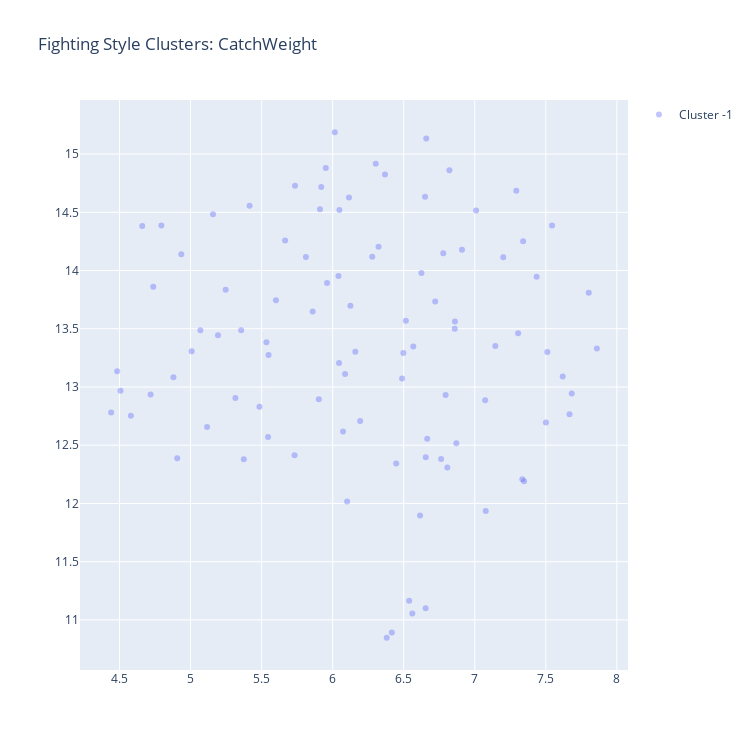
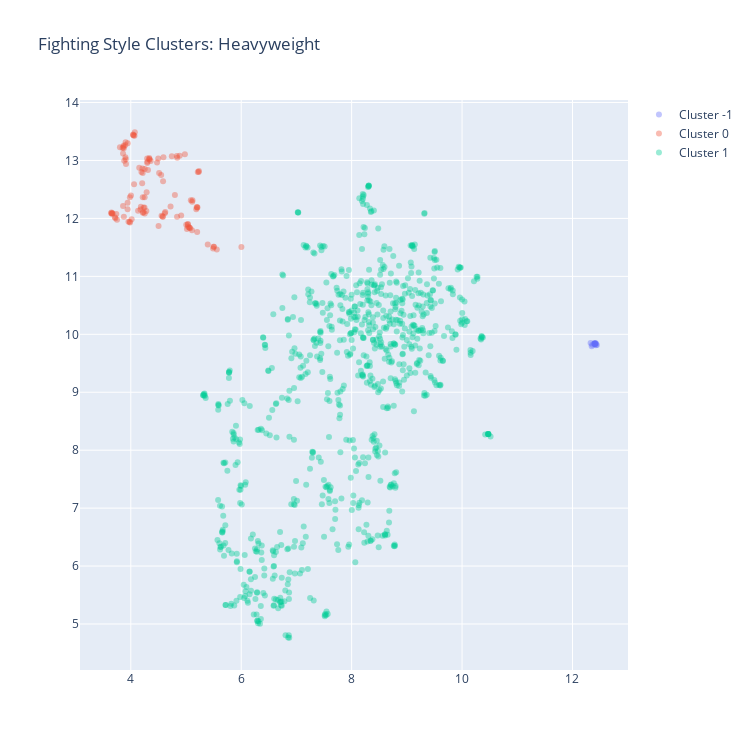
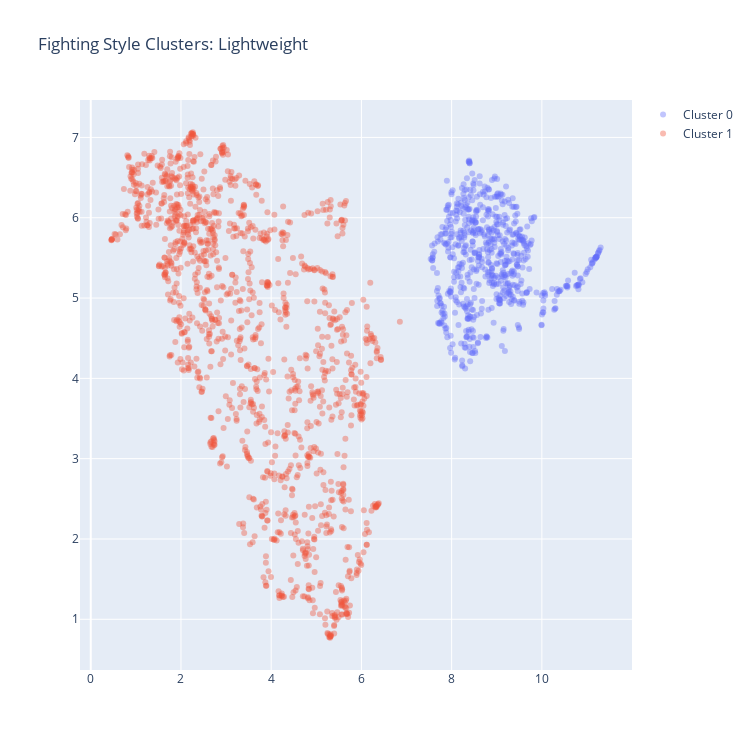
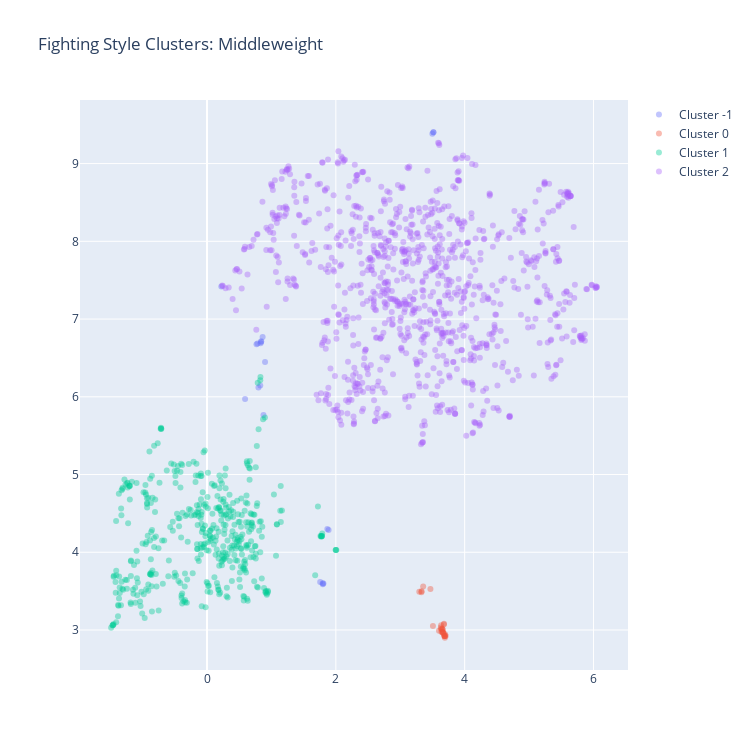

These figures' notebook cell, in order:
### Code cell
from scripts.cluster_gower_weight import ClusterAnalysis

for weight in weight_class:
    ca = ClusterAnalysis(fighters_styles_dims.loc[fighters_styles_dims['weight_class'] == weight], n_neighbors=10, min_cluster_size=17, min_dist=0.01, cluster_dims=style_dims_names, export_data=True, weight_factor=0.35)
    ca.run()

### Figure 1 — Plotly figure (JSON) as saved in the notebook; plotly's stock layout.template omitted (floating-point values rounded to 4 significant figures)
{"data": [{"hovertext": ["Ken Shamrock", "Ken Shamrock", "Ken Shamrock", "Ken Shamrock", "Ken Shamrock", "Matt Hughes", "Hermes Franca", "Luigi Fioravanti", "Rich Franklin", "Wanderlei Silva", "Rich Franklin", "Vitor Belfort", "Houston Alexander", "Alan Belcher", "Wilson Gouveia", "Nick Catone", "Rich Franklin", "Wanderlei Silva", "DaMarques Johnson", "Max Holloway", "Fabio Maldonado", "John Makdessi", "Quinton Jackson", "Cody Garbrandt", "Khabib Nurmagomedov", "Leslie Smith", "Cristiane Justino", "Joe Soto", "Marco Beltran", "Jim Miller", "Thiago Alves", "Brad Pickett", "Marlon Vera", "Aljamain Sterling", "Renan Barao", "Alexander Volkanovski", "Casey Kenney", "Manny Bermudez", "Billy Quarantillo", "Spike Carlyle", "Evan Dunham", "Herbert Burns", "Merab Dvalishvili", "Jim Miller", "Roosevelt Roberts", "Julian Erosa", "Sean Woodson", "Grant Dawson", "Nad Narimani", "Brok Weaver", "Jalin Turner", "Casey Kenney", "Nathaniel Wood", "Brendan Allen", "Sean Strickland", "Luke Sanders", "Nate Maness", "Antonio Arroyo", "Carlton Minus", "Christos Giagos", "Deron Winn", "Movsar Evloev", "Nik Lentz", "Devonte Smith", "Justin Jaynes", "Andre Ewell", "Chris Gutierrez", "Charles Jourdain", "Julian Erosa", "Jamie Pickett", "Kyle Daukaus", "Bobby Green", "Islam Makhachev", "Rafael Dos Anjos", "Renato Moicano", "Jordan Wright", "Marc-Andre Barriault", "Angela Hill", "Jason Witt", "Loopy Godinez", "Daniel Rodriguez", "Irene Aldana", "Jailton Almeida", "Kevin Holland", "Khamzat Chimaev", "Li Jingliang", "Macy Chiasson", "Daniel Santos", "John Castaneda", "Julija Stoliarenko", "Alex Morono", "Santiago Ponzinibbio", "Charles Johnson", "Ode Osbourne", "Nikita Krylov", "Ryan Spann"], "marker": {"opacity": 0.4, "size": 6}, "mode": "markers", "name": "Cluster -1", "text": ["Ken Shamrock", "Ken Shamrock", "Ken Shamrock", "Ken Shamrock", "Ken Shamrock", "Matt Hughes", "Hermes Franca", "Luigi Fioravanti", "Rich Franklin", "Wanderlei Silva", "Rich Franklin", "Vitor Belfort", "Houston Alexander", "Alan Belcher", "Wilson Gouveia", "Nick Catone", "Rich Franklin", "Wanderlei Silva", "DaMarques Johnson", "Max Holloway", "Fabio Maldonado", "John Makdessi", "Quinton Jackson", "Cody Garbrandt", "Khabib Nurmagomedov", "Leslie Smith", "Cristiane Justino", "Joe Soto", "Marco Beltran", "Jim Miller", "Thiago Alves", "Brad Pickett", "Marlon Vera", "Aljamain Sterling", "Renan Barao", "Alexander Volkanovski", "Casey Kenney", "Manny Bermudez", "Billy Quarantillo", "Spike Carlyle", "Evan Dunham", "Herbert Burns", "Merab Dvalishvili", "Jim Miller", "Roosevelt Roberts", "Julian Erosa", "Sean Woodson", "Grant Dawson", "Nad Narimani", "Brok Weaver", "Jalin Turner", "Casey Kenney", "Nathaniel Wood", "Brendan Allen", "Sean Strickland", "Luke Sanders", "Nate Maness", "Antonio Arroyo", "Carlton Minus", "Christos Giagos", "Deron Winn", "Movsar Evloev", "Nik Lentz", "Devonte Smith", "Justin Jaynes", "Andre Ewell", "Chris Gutierrez", "Charles Jourdain", "Julian Erosa", "Jamie Pickett", "Kyle Daukaus", "Bobby Green", "Islam Makhachev", "Rafael Dos Anjos", "Renato Moicano", "Jordan Wright", "Marc-Andre Barriault", "Angela Hill", "Jason Witt", "Loopy Godinez", "Daniel Rodriguez", "Irene Aldana", "Jailton Almeida", "Kevin Holland", "Khamzat Chimaev", "Li Jingliang", "Macy Chiasson", "Daniel Santos", "John Castaneda", "Julija Stoliarenko", "Alex Morono", "Santiago Ponzinibbio", "Charles Johnson", "Ode Osbourne", "Nikita Krylov", "Ryan Spann"], "textfont": {"color": "black", "size": 10}, "textposition": "top center", "type": "scatter", "x": [6.538, 6.416, 6.38, 6.561, 6.654, 6.102, 6.447, 7.073, 4.441, 7.544, 4.58, 5.315, 4.737, 5.415, 4.66, 5.375, 4.484, 7.292, 6.87, 6.659, 4.935, 6.822, 4.795, 7.34, 7.667, 6.303, 7.436, 6.015, 6.807, 4.719, 5.952, 5.158, 6.073, 7.802, 7.009, 7.859, 5.247, 6.655, 7.335, 6.498, 4.906, 6.615, 7.619, 4.507, 6.795, 5.601, 6.65, 6.194, 6.567, 4.879, 5.485, 5.008, 6.91, 6.665, 5.92, 5.534, 6.489, 6.763, 6.115, 6.859, 5.96, 7.145, 7.2, 6.778, 6.278, 5.069, 6.625, 6.045, 5.356, 6.86, 5.546, 5.911, 5.732, 5.116, 7.305, 5.859, 5.812, 6.722, 7.501, 7.077, 5.193, 6.368, 7.347, 6.125, 6.041, 5.665, 7.511, 6.323, 6.159, 5.902, 6.047, 5.735, 6.088, 5.549, 7.683, 6.515], "y": [11.17, 10.89, 10.85, 11.05, 11.1, 12.02, 12.34, 12.89, 12.78, 14.39, 12.75, 12.91, 13.86, 14.56, 14.38, 12.38, 13.14, 14.68, 12.52, 15.13, 14.14, 14.86, 14.39, 14.25, 12.76, 14.92, 13.95, 15.19, 12.31, 12.94, 14.88, 14.48, 12.62, 13.81, 14.52, 13.33, 13.84, 12.4, 12.21, 13.29, 12.39, 11.9, 13.09, 12.97, 12.93, 13.74, 14.63, 12.71, 13.35, 13.08, 12.83, 13.31, 14.18, 12.56, 14.72, 13.38, 13.07, 12.38, 14.63, 13.5, 13.89, 13.35, 14.11, 14.15, 14.12, 13.49, 13.98, 13.21, 13.49, 13.56, 12.57, 14.53, 12.41, 12.66, 13.46, 13.65, 14.12, 13.73, 12.69, 11.94, 13.44, 14.82, 12.19, 13.7, 13.95, 14.26, 13.3, 14.2, 13.3, 12.9, 14.52, 14.73, 13.11, 13.27, 12.94, 13.57]}], "layout": {"height": 750, "showlegend": true, "title": {"text": "Fighting Style Clusters: CatchWeight"}, "width": 750, "xaxis": {"autorange": true, "range": [4.222, 8.079], "type": "linear"}, "yaxis": {"autorange": true, "range": [10.57, 15.46], "type": "linear"}}}

### Figure 2 — Plotly figure (JSON) as saved in the notebook; plotly's stock layout.template omitted (floating-point values rounded to 4 significant figures; data arrays with more than 128 entries replaced by an {"elided": "..."} marker saying what was removed)
{"data": [{"hovertext": ["Matt Mitrione", "Matt Mitrione", "Matt Mitrione", "Matt Mitrione", "Matt Mitrione", "Matt Mitrione", "Matt Mitrione", "Matt Mitrione", "Matt Mitrione", "Matt Mitrione", "Matt Mitrione", "Jared Cannonier", "Dmitrii Smoliakov", "Dmitrii Smoliakov"], "marker": {"opacity": 0.4, "size": 6}, "mode": "markers", "name": "Cluster -1", "text": ["Matt Mitrione", "Matt Mitrione", "Matt Mitrione", "Matt Mitrione", "Matt Mitrione", "Matt Mitrione", "Matt Mitrione", "Matt Mitrione", "Matt Mitrione", "Matt Mitrione", "Matt Mitrione", "Jared Cannonier", "Dmitrii Smoliakov", "Dmitrii Smoliakov"], "textfont": {"color": "black", "size": 10}, "textposition": "top center", "type": "scatter", "x": [12.4, 12.42, 12.4, 12.4, 12.39, 12.4, 12.41, 12.42, 12.42, 12.44, 12.41, 12.33, 12.35, 12.36], "y": [9.829, 9.812, 9.832, 9.852, 9.839, 9.839, 9.84, 9.844, 9.838, 9.817, 9.834, 9.848, 9.794, 9.822]}, {"hovertext": ["Vitor Belfort", "Frank Mir", "Frank Mir", "Frank Mir", "Frank Mir", "Frank Mir", "Frank Mir", "Frank Mir", "Mirko Filipovic", "Frank Mir", "Mirko Filipovic", "Frank Mir", "Frank Mir", "Mirko Filipovic", "Mirko Filipovic", "Frank Mir", "Mirko Filipovic", "Frank Mir", "Mirko Filipovic", "Mirko Filipovic", "Mirko Filipovic", "Frank Mir", "Mirko Filipovic", "Frank Mir", "Frank Mir", "Shawn Jordan", "Shawn Jordan", "Frank Mir", "Shawn Jordan", "Frank Mir", "Shawn Jordan", "Walt Harris", "Frank Mir", "Shawn Jordan", "Daniel Omielanczuk", "Shawn Jordan", "Walt Harris", "Shawn Jordan", "Frank Mir", "Daniel Omielanczuk", "Mirko Filipovic", "Shawn Jordan", "Frank Mir", "Daniel Omielanczuk", "Frank Mir", "Shawn Jordan", "Daniel Omielanczuk", "Frank Mir", "Timothy Johnson", "Walt Harris", "Daniel Omielanczuk", "Walt Harris", "Daniel Omielanczuk", "Timothy Johnson", "Walt Harris", "Daniel Omielanczuk", "Timothy Johnson", "Walt Harris", "Daniel Omielanczuk", "Timothy Johnson", "Walt Harris", "Walt Harris", "Justin Willis", "Timothy Johnson", "Tai Tuivasa", "Justin Willis", "Walt Harris", "Tai Tuivasa", "Justin Willis", "Tai Tuivasa", "Walt Harris", "Blagoy Ivanov", "Justin Willis", "Sergei Pavlovich", "Walt Harris", "Blagoy Ivanov", "Tai Tuivasa", "Walt Harris", "Tai Tuivasa", "Sergei Pavlovich", "Blagoy Ivanov", "Justin Tafa", "Ben Sosoli", "Ovince Saint Preux", "Walt Harris", "Blagoy Ivanov", "Tai Tuivasa", "Walt Harris", "Alexandr Romanov", "Justin Tafa", "Tai Tuivasa", "Alexandr Romanov", "Justin Tafa", "Walt Harris", "Ovince Saint Preux", "Tai Tuivasa", "Alexandr Romanov", "Tai Tuivasa", "Justin Tafa", "Tai Tuivasa", "Sergei Pavlovich", "Alexandr Romanov", "Blagoy Ivanov", "Sergei Pavlovich", "Alexandr Romanov", "Tai Tuivasa", "Sergei Pavlovich", "Tai Tuivasa", "Blagoy Ivanov", "Justin Tafa", "Alexandr Romanov"], "marker": {"opacity": 0.4, "size": 6}, "mode": "markers", "name": "Cluster 0", "text": ["Vitor Belfort", "Frank Mir", "Frank Mir", "Frank Mir", "Frank Mir", "Frank Mir", "Frank Mir", "Frank Mir", "Mirko Filipovic", "Frank Mir", "Mirko Filipovic", "Frank Mir", "Frank Mir", "Mirko Filipovic", "Mirko Filipovic", "Frank Mir", "Mirko Filipovic", "Frank Mir", "Mirko Filipovic", "Mirko Filipovic", "Mirko Filipovic", "Frank Mir", "Mirko Filipovic", "Frank Mir", "Frank Mir", "Shawn Jordan", "Shawn Jordan", "Frank Mir", "Shawn Jordan", "Frank Mir", "Shawn Jordan", "Walt Harris", "Frank Mir", "Shawn Jordan", "Daniel Omielanczuk", "Shawn Jordan", "Walt Harris", "Shawn Jordan", "Frank Mir", "Daniel Omielanczuk", "Mirko Filipovic", "Shawn Jordan", "Frank Mir", "Daniel Omielanczuk", "Frank Mir", "Shawn Jordan", "Daniel Omielanczuk", "Frank Mir", "Timothy Johnson", "Walt Harris", "Daniel Omielanczuk", "Walt Harris", "Daniel Omielanczuk", "Timothy Johnson", "Walt Harris", "Daniel Omielanczuk", "Timothy Johnson", "Walt Harris", "Daniel Omielanczuk", "Timothy Johnson", "Walt Harris", "Walt Harris", "Justin Willis", "Timothy Johnson", "Tai Tuivasa", "Justin Willis", "Walt Harris", "Tai Tuivasa", "Justin Willis", "Tai Tuivasa", "Walt Harris", "Blagoy Ivanov", "Justin Willis", "Sergei Pavlovich", "Walt Harris", "Blagoy Ivanov", "Tai Tuivasa", "Walt Harris", "Tai Tuivasa", "Sergei Pavlovich", "Blagoy Ivanov", "Justin Tafa", "Ben Sosoli", "Ovince Saint Preux", "Walt Harris", "Blagoy Ivanov", "Tai Tuivasa", "Walt Harris", "Alexandr Romanov", "Justin Tafa", "Tai Tuivasa", "Alexandr Romanov", "Justin Tafa", "Walt Harris", "Ovince Saint Preux", "Tai Tuivasa", "Alexandr Romanov", "Tai Tuivasa", "Justin Tafa", "Tai Tuivasa", "Sergei Pavlovich", "Alexandr Romanov", "Blagoy Ivanov", "Sergei Pavlovich", "Alexandr Romanov", "Tai Tuivasa", "Sergei Pavlovich", "Tai Tuivasa", "Blagoy Ivanov", "Justin Tafa", "Alexandr Romanov"], "textfont": {"color": "black", "size": 10}, "textposition": "top center", "type": "scatter", "x": [4.912, 5.206, 5.202, 3.75, 3.712, 3.721, 5.185, 3.986, 3.913, 3.98, 4.799, 3.958, 5.195, 4.838, 4.624, 5.112, 3.87, 5.117, 4.059, 4.206, 4.251, 4.248, 4.616, 3.874, 4.016, 4.475, 4.252, 3.859, 4.227, 5.059, 4.217, 4.584, 5.076, 4.231, 5.491, 4.592, 4.55, 3.942, 5.035, 5.004, 4.72, 4.003, 5.031, 5.063, 5.017, 3.86, 5.037, 4.282, 3.738, 4.513, 5.499, 4.36, 4.576, 4.182, 4.34, 4.557, 4.132, 4.334, 4.58, 4.177, 4.3, 4.297, 3.908, 5.394, 4.502, 3.902, 3.983, 6.003, 3.803, 4.335, 4.192, 3.944, 4.153, 5.109, 4.215, 3.906, 4.497, 4.253, 4.743, 5.202, 3.901, 4.216, 4.311, 3.866, 4.211, 3.881, 4.842, 5.087, 3.649, 4.287, 4.834, 3.644, 4.051, 4.296, 4.043, 4.885, 3.669, 4.98, 4.073, 5.557, 5.234, 3.664, 3.85, 5.23, 3.657, 5.506, 5.213, 4.067, 3.874, 4.042, 3.942], "y": [12.05, 12.19, 12.19, 11.98, 12.02, 12.0, 12.16, 11.93, 12.94, 11.94, 12.41, 11.94, 12.2, 12.03, 12.11, 12.29, 13.25, 12.31, 12.59, 12.61, 12.36, 12.19, 12.09, 12.03, 11.99, 12.97, 12.08, 13.12, 12.11, 11.84, 12.1, 12.64, 11.83, 12.18, 11.48, 13.06, 12.75, 12.27, 11.9, 11.89, 12.21, 12.4, 11.9, 11.84, 11.82, 12.21, 11.85, 12.13, 12.08, 12.78, 11.51, 12.99, 12.04, 12.2, 13.02, 12.05, 12.13, 13.04, 12.03, 12.15, 12.98, 12.96, 13.02, 11.55, 11.87, 13.06, 12.37, 11.51, 13.23, 13.03, 12.8, 13.3, 12.88, 11.79, 12.78, 13.31, 13.03, 12.85, 13.07, 11.77, 13.27, 12.37, 12.83, 13.23, 12.86, 13.0, 13.05, 12.31, 12.1, 12.45, 13.08, 12.09, 13.43, 13.03, 13.44, 13.08, 12.09, 13.11, 13.49, 11.46, 12.82, 12.08, 13.22, 12.8, 12.08, 11.51, 12.8, 13.42, 13.21, 13.45, 12.16]}, {"hovertext": {"elided": "808 str values"}, "marker": {"opacity": 0.4, "size": 6}, "mode": "markers", "name": "Cluster 1", "text": {"elided": "808 str values"}, "textfont": {"color": "black", "size": 10}, "textposition": "top center", "type": "scatter", "x": {"elided": "808 float values"}, "y": {"elided": "808 float values"}}], "layout": {"height": 750, "showlegend": true, "title": {"text": "Fighting Style Clusters: Heavyweight"}, "width": 750, "xaxis": {"autorange": true, "range": [3.079, 13.01], "type": "linear"}, "yaxis": {"autorange": true, "range": [4.206, 14.04], "type": "linear"}}}

### Figure 3 — Plotly figure (JSON) as saved in the notebook; plotly's stock layout.template omitted (floating-point values rounded to 4 significant figures; data arrays with more than 128 entries replaced by an {"elided": "..."} marker saying what was removed)
{"data": [{"hovertext": {"elided": "652 str values"}, "marker": {"opacity": 0.4, "size": 6}, "mode": "markers", "name": "Cluster 0", "text": {"elided": "652 str values"}, "textfont": {"color": "black", "size": 10}, "textposition": "top center", "type": "scatter", "x": {"elided": "652 float values"}, "y": {"elided": "652 float values"}}, {"hovertext": {"elided": "1308 str values"}, "marker": {"opacity": 0.4, "size": 6}, "mode": "markers", "name": "Cluster 1", "text": {"elided": "1308 str values"}, "textfont": {"color": "black", "size": 10}, "textposition": "top center", "type": "scatter", "x": {"elided": "1308 float values"}, "y": {"elided": "1308 float values"}}], "layout": {"height": 750, "showlegend": true, "title": {"text": "Fighting Style Clusters: Lightweight"}, "width": 750, "xaxis": {"autorange": true, "range": [-0.2391, 12.0], "type": "linear"}, "yaxis": {"autorange": true, "range": [0.3686, 7.466], "type": "linear"}}}

### Figure 4 — Plotly figure (JSON) as saved in the notebook; plotly's stock layout.template omitted (floating-point values rounded to 4 significant figures; data arrays with more than 128 entries replaced by an {"elided": "..."} marker saying what was removed)
{"data": [{"hovertext": ["Jeremy Horn", "Tito Ortiz", "Jeremy Horn", "Jeremy Horn", "Jeff Monson", "Trevor Prangley", "Trevor Prangley", "Martin Kampmann", "Ed Herman", "Nate Quarry", "Rousimar Palhares", "Nate Quarry", "Nate Quarry", "Nate Quarry", "Aaron Simpson", "Aaron Simpson", "Ronny Markes", "Ronny Markes", "Oluwale Bamgbose", "Oluwale Bamgbose", "Khamzat Chimaev"], "marker": {"opacity": 0.4, "size": 6}, "mode": "markers", "name": "Cluster -1", "text": ["Jeremy Horn", "Tito Ortiz", "Jeremy Horn", "Jeremy Horn", "Jeff Monson", "Trevor Prangley", "Trevor Prangley", "Martin Kampmann", "Ed Herman", "Nate Quarry", "Rousimar Palhares", "Nate Quarry", "Nate Quarry", "Nate Quarry", "Aaron Simpson", "Aaron Simpson", "Ronny Markes", "Ronny Markes", "Oluwale Bamgbose", "Oluwale Bamgbose", "Khamzat Chimaev"], "textfont": {"color": "black", "size": 10}, "textposition": "top center", "type": "scatter", "x": [3.514, 0.8763, 3.498, 3.515, 0.5908, 0.7677, 0.8411, 0.8267, 0.2218, 1.807, 0.9008, 1.795, 1.797, 1.757, 0.8399, 0.8315, 0.7836, 0.8632, 1.887, 1.868, 0.7984], "y": [9.403, 5.767, 9.383, 9.403, 5.97, 6.674, 6.716, 6.144, 7.418, 3.599, 6.448, 3.601, 3.587, 3.618, 6.704, 6.69, 6.684, 6.769, 4.285, 4.298, 6.118]}, {"hovertext": ["Israel Adesanya", "Israel Adesanya", "Israel Adesanya", "Jared Cannonier", "Israel Adesanya", "Israel Adesanya", "Jared Cannonier", "Jared Cannonier", "Israel Adesanya", "Israel Adesanya", "Israel Adesanya", "Jared Cannonier", "KB Bhullar", "Israel Adesanya", "Dricus Du Plessis", "Jared Cannonier", "Israel Adesanya", "Jared Cannonier", "Dricus Du Plessis", "Israel Adesanya", "Jared Cannonier", "Tresean Gore", "Dwight Grant", "Tresean Gore", "Israel Adesanya", "Dricus Du Plessis", "Jared Cannonier", "Dricus Du Plessis"], "marker": {"opacity": 0.4, "size": 6}, "mode": "markers", "name": "Cluster 0", "text": ["Israel Adesanya", "Israel Adesanya", "Israel Adesanya", "Jared Cannonier", "Israel Adesanya", "Israel Adesanya", "Jared Cannonier", "Jared Cannonier", "Israel Adesanya", "Israel Adesanya", "Israel Adesanya", "Jared Cannonier", "KB Bhullar", "Israel Adesanya", "Dricus Du Plessis", "Jared Cannonier", "Israel Adesanya", "Jared Cannonier", "Dricus Du Plessis", "Israel Adesanya", "Jared Cannonier", "Tresean Gore", "Dwight Grant", "Tresean Gore", "Israel Adesanya", "Dricus Du Plessis", "Jared Cannonier", "Dricus Du Plessis"], "textfont": {"color": "black", "size": 10}, "textposition": "top center", "type": "scatter", "x": [3.507, 3.693, 3.687, 3.657, 3.69, 3.65, 3.697, 3.687, 3.665, 3.654, 3.663, 3.688, 3.468, 3.64, 3.356, 3.63, 3.705, 3.602, 3.329, 3.662, 3.652, 3.679, 3.633, 3.677, 3.676, 3.331, 3.634, 3.296], "y": [3.052, 2.9, 2.922, 3.007, 2.918, 2.981, 2.941, 2.927, 2.975, 3.012, 2.966, 2.923, 3.528, 2.975, 3.56, 3.031, 2.923, 2.991, 3.485, 2.965, 3.016, 3.08, 3.012, 3.071, 2.955, 3.498, 3.061, 3.491]}, {"hovertext": {"elided": "444 str values"}, "marker": {"opacity": 0.4, "size": 6}, "mode": "markers", "name": "Cluster 1", "text": {"elided": "444 str values"}, "textfont": {"color": "black", "size": 10}, "textposition": "top center", "type": "scatter", "x": {"elided": "444 float values"}, "y": {"elided": "444 float values"}}, {"hovertext": {"elided": "982 str values"}, "marker": {"opacity": 0.4, "size": 6}, "mode": "markers", "name": "Cluster 2", "text": {"elided": "982 str values"}, "textfont": {"color": "black", "size": 10}, "textposition": "top center", "type": "scatter", "x": {"elided": "982 float values"}, "y": {"elided": "982 float values"}}], "layout": {"height": 750, "showlegend": true, "title": {"text": "Fighting Style Clusters: Middleweight"}, "width": 750, "xaxis": {"autorange": true, "range": [-1.973, 6.537], "type": "linear"}, "yaxis": {"autorange": true, "range": [2.485, 9.818], "type": "linear"}}}
